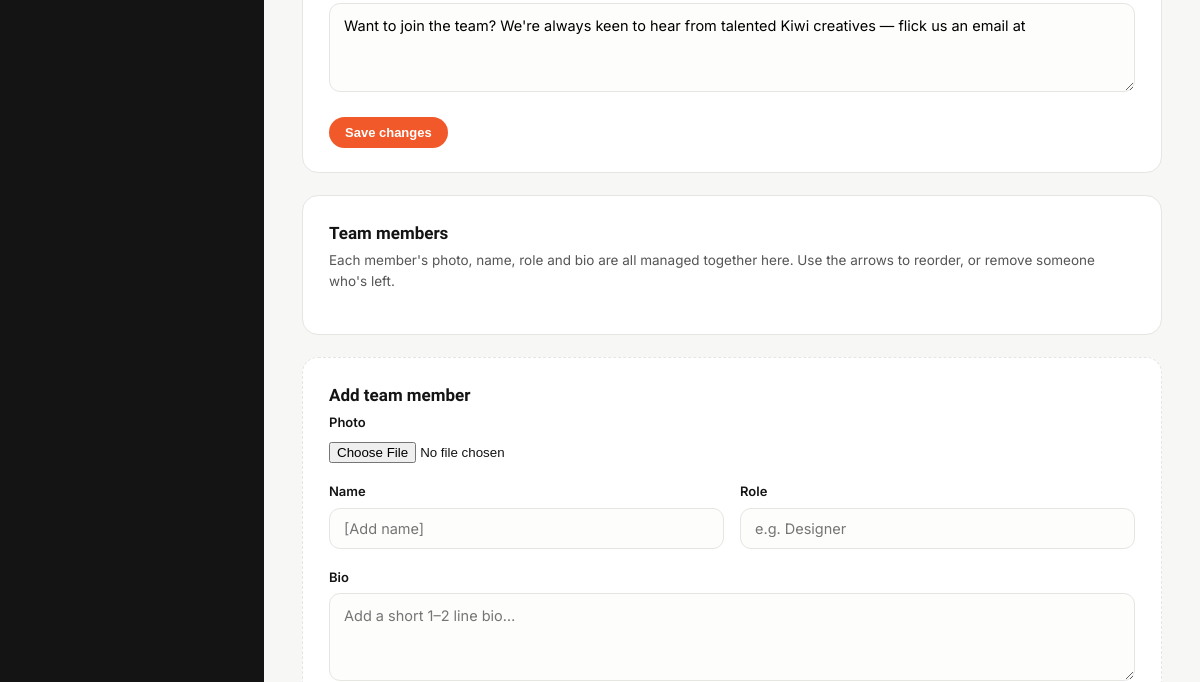
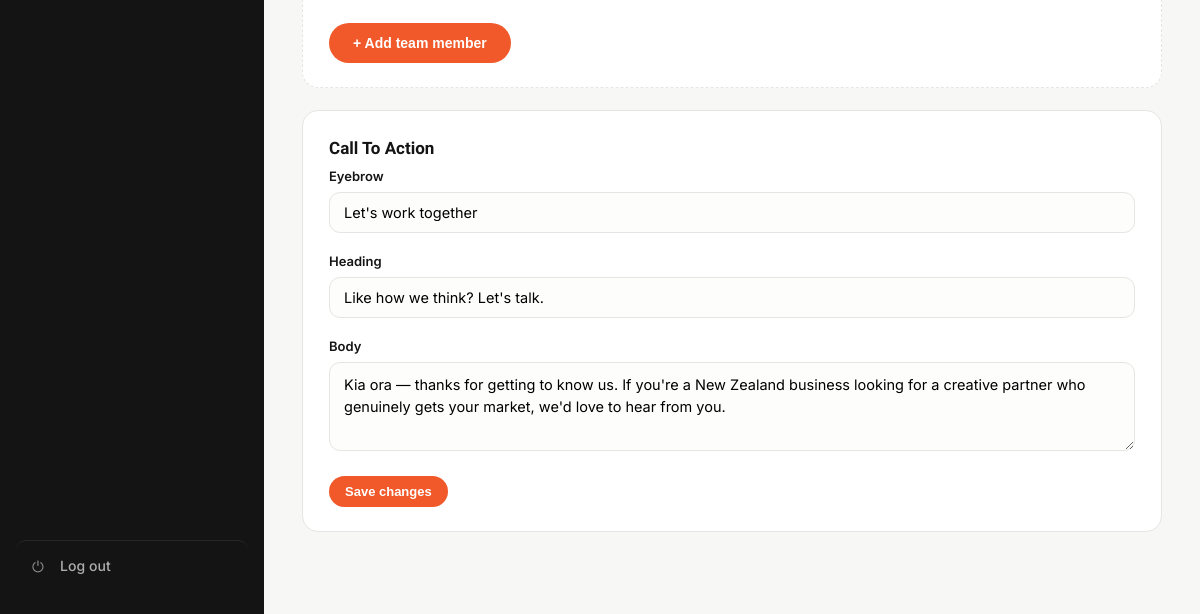
/admin/page-content.php (signed in, lower part), run on an earlier commit of the app's database (2 pictures, top to bottom).
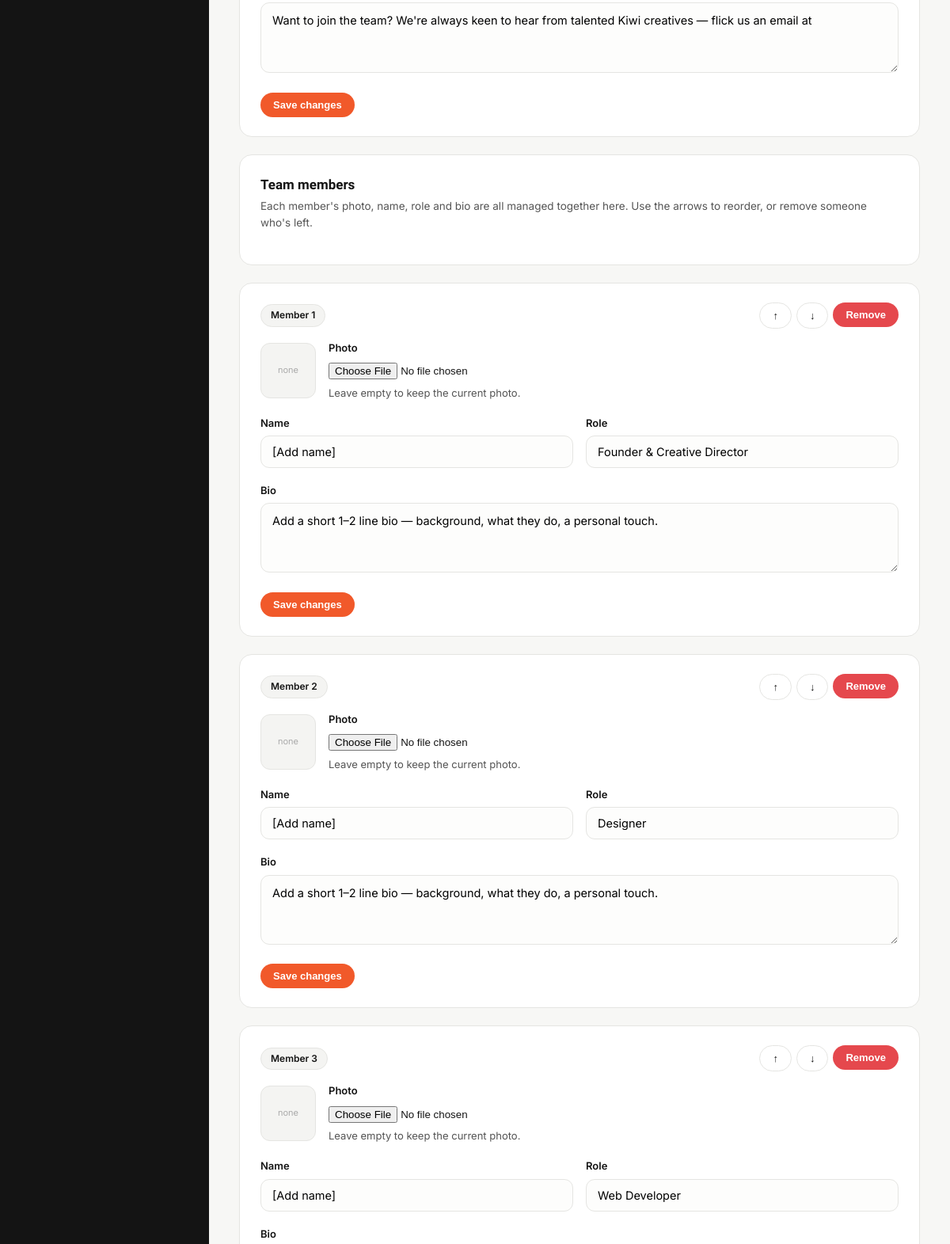
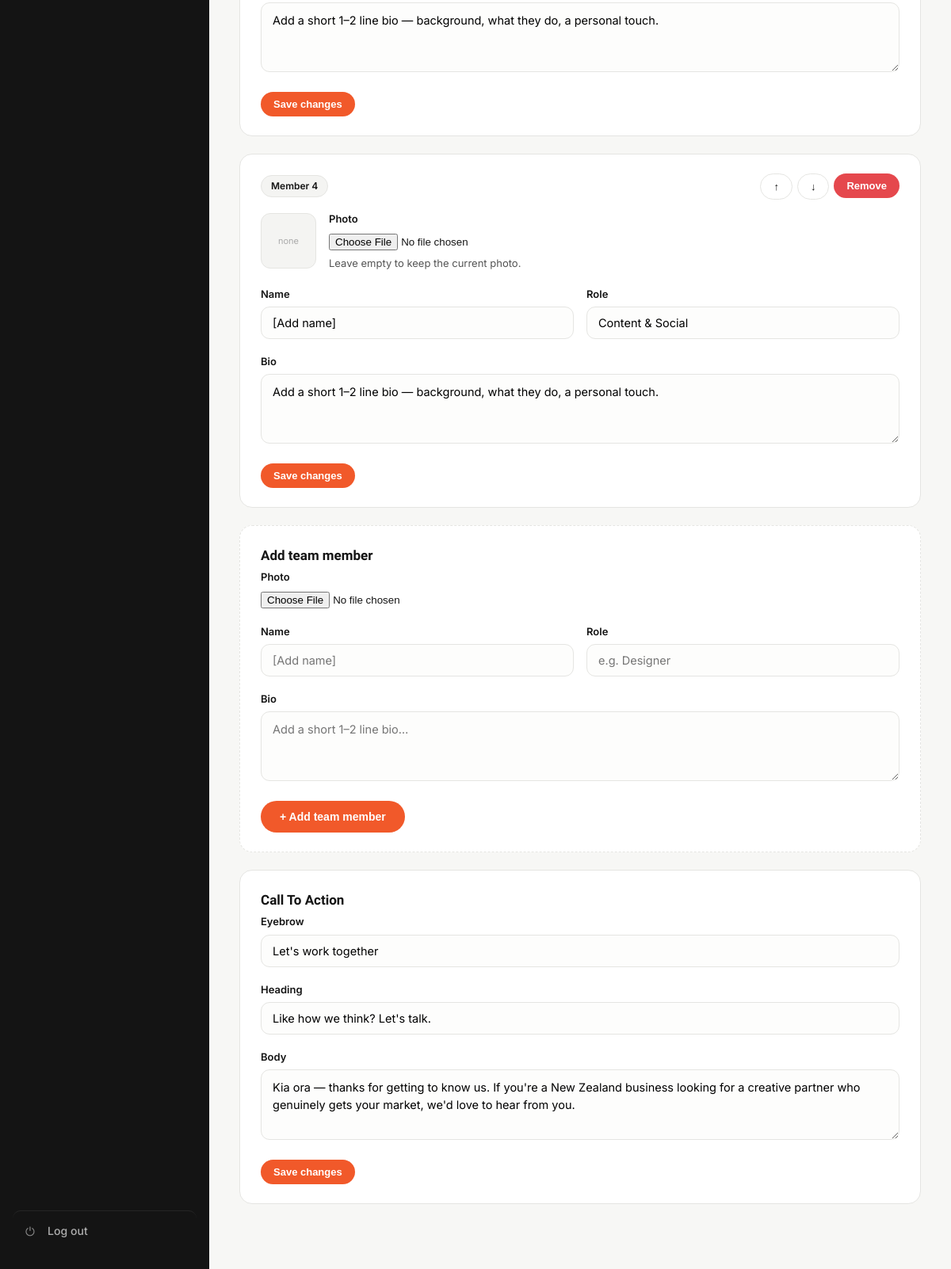
And on a later commit of the database (2 pictures, top to bottom).
### tables this page shows
CREATE TABLE IF NOT EXISTS `team_members` (
  `id` INT(11) NOT NULL AUTO_INCREMENT,
  `name` VARCHAR(120) DEFAULT NULL,
  `role` VARCHAR(120) DEFAULT NULL,
  `bio` TEXT DEFAULT NULL,
  `photo` VARCHAR(255) DEFAULT NULL,
  `sort_order` INT(11) DEFAULT 0,
  PRIMARY KEY (`id`)
);

### includes/functions.php (called while the page is built, shortened)
<?php
require_once __DIR__ . '/config.php';
function e($str) {
    return htmlspecialchars($str ?? '', ENT_QUOTES, 'UTF-8');
}
function get_content() {
    static $cache = null;
    if ($cache !== null) return $cache;
    $cache = [];
    $res = mysqli_query(db(), "SELECT content_key, content_value FROM page_content");
    if ($res) {
        while ($row = mysqli_fetch_assoc($res)) {
            $cache[$row['content_key']] = $row['content_value'];
        }
    }
    return $cache;
}
function c($key, $default = '') {
    $data = get_content();
    return isset($data[$key]) && $data[$key] !== '' ? $data[$key] : $default;
}
function get_rows($table) {
    $allowed = ['services', 'why_reasons', 'process_steps', 'stats', 'hero_slides', 'team_members'];
    $extra = ($table === 'services') ? ' WHERE is_active = 1' : '';
    $res = mysqli_query(db(), "SELECT * FROM `$table`$extra ORDER BY sort_order ASC, id ASC");
    $out = [];
    if ($res) while ($row = mysqli_fetch_assoc($res)) $out[] = $row;
    return $out;
}
    ?>

### includes/config.php (called while the page is built, shortened)
<?php
function db() {
    static $conn = null;
    if ($conn === null) {
        $conn = @mysqli_connect(DB_HOST, DB_USER, DB_PASS, DB_NAME);
        mysqli_set_charset($conn, 'utf8mb4');
    }
    return $conn;
}

### admin/page-content.php (the view, shortened to what this page needs)
<?php
$tab = $_GET['tab'] ?? 'about';
$teamTableReady = (bool) mysqli_query(db(), "SELECT 1 FROM team_members LIMIT 1");
$contact_groups = [
    'Hero' => [
        'contact_hero_eyebrow'  => ['Eyebrow', 'text', 'Contact Us'],
        'contact_hero_headline' => ['Headline', 'text', "Let's make something."],
        'contact_hero_lead'     => ['Lead paragraph', 'textarea', "Whether you've got a clear brief or just a spark of an idea, we'd love to hear from you. Tell us about your project and we'll get back to you within two business days."],
    ],
    'Details' => [
        'contact_location' => ['Location', 'text', 'New Zealand — working with clients nationwide'],
    ],
    'Follow us' => [
        'contact_social_instagram' => ['Instagram URL', 'text', '#'],
        'contact_social_facebook'  => ['Facebook URL', 'text', '#'],
        'contact_social_linkedin'  => ['LinkedIn URL', 'text', '#'],
    ],
    'Closing' => [
        'contact_closing' => ['Closing line (the email address is added automatically, from Settings)', 'textarea', "Prefer a chat? Flick us an email and we'll set up a time. No pressure, no jargon — just a friendly kōrero about your ideas:"],
    ],
];
$groups = $tab === 'about' ? $about_groups : $contact_groups;
function render_group_fields($fields) {
    foreach ($fields as $key => $meta) {
        [$label, $type, $default] = $meta;
        $val = c($key, $default);
        echo '<div class="field"><label>' . e($label) . '</label>';
        if ($type === 'textarea') {
            echo '<textarea name="field[' . e($key) . ']" rows="3">' . e($val) . '</textarea>';
        } else {
            echo '<input type="text" name="field[' . e($key) . ']" value="' . e($val) . '">';
        }
        echo '</div>';
    }
}
$teamRows = $tab === 'about' ? get_rows('team_members') : [];
require __DIR__ . '/header.php';
?>
<?php if ($tab !== 'about'): ?>
<form method="post" action="?tab=<?= e($tab) ?>">
  <input type="hidden" name="csrf" value="<?= e(csrf_token()) ?>">
  <input type="hidden" name="form_type" value="text">
  <?php foreach ($groups as $groupLabel => $fields): ?>
    <div class="card">
      <h2><?= e($groupLabel) ?></h2>
      <?php render_group_fields($fields); ?>
    </div>
  <?php endforeach; ?>
  <button class="btn" type="submit">Save all changes</button>
</form>
<?php else: ?>
    <?php render_group_fields($groups['Hero']); ?>
<form method="post" action="?tab=about">
  <div class="card">
    <button class="btn btn-sm" type="submit">Save changes</button>
  </div>
</form>
<?php if (!$teamTableReady): ?>
<div class="card">
  <h2>Team members — one-time setup needed</h2>
  <p class="sub">The team member list stores its data in a database table that doesn't exist on this site yet. Open <strong>phpMyAdmin</strong> (in cPanel), select your database, go to the <strong>SQL</strong> tab, paste the code below, and click Go. This only needs to be done once — nothing else on the site is affected.</p>
  <textarea readonly rows="12" style="font-family:monospace;font-size:12.5px;white-space:pre" onclick="this.select()">CREATE TABLE IF NOT EXISTS `team_members` (
  `id` INT(11) NOT NULL AUTO_INCREMENT,
  `name` VARCHAR(120) DEFAULT NULL,
  `role` VARCHAR(120) DEFAULT NULL,
  `bio` TEXT DEFAULT NULL,
  `photo` VARCHAR(255) DEFAULT NULL,
  `sort_order` INT(11) DEFAULT 0,
  PRIMARY KEY (`id`)
) ENGINE=InnoDB DEFAULT CHARSET=utf8mb4;
INSERT INTO `team_members` (`name`, `role`, `bio`, `photo`, `sort_order`) VALUES
('[Add name]', 'Founder & Creative Director', 'Add a short 1–2 line bio — background, what they do, a personal touch.', '', 1),
('[Add name]', 'Designer', 'Add a short 1–2 line bio — background, what they do, a personal touch.', '', 2),
('[Add name]', 'Web Developer', 'Add a short 1–2 line bio — background, what they do, a personal touch.', '', 3),
('[Add name]', 'Content & Social', 'Add a short 1–2 line bio — background, what they do, a personal touch.', '', 4);</textarea>
  <p class="muted" style="margin-top:10px">Once that's run, refresh this page and the team member editor will appear here.</p>
</div>
<?php else: ?>
<div class="card">
  <h2>Team members</h2>
  <p class="sub">Each member's photo, name, role and bio are all managed together here. Use the arrows to reorder, or remove someone who's left.</p>
</div>
<?php foreach ($teamRows as $idx => $tm): ?>
<div class="card">
  <div class="rh" style="display:flex;justify-content:space-between;align-items:center;margin-bottom:14px">
    <span class="pill">Member <?= $idx + 1 ?></span>
    <div style="display:flex;gap:6px">
      <form method="post" action="?tab=about" style="display:inline"><button class="btn btn-ghost btn-sm" <?= $idx === 0 ? 'disabled' : '' ?>>↑</button></form>
      <form method="post" action="?tab=about" style="display:inline"><button class="btn btn-ghost btn-sm" <?= $idx === count($teamRows) - 1 ? 'disabled' : '' ?>>↓</button></form>
      <form method="post" action="?tab=about" style="display:inline" onsubmit="return confirm('Remove this team member?')"><button class="btn btn-danger btn-sm">Remove</button></form>
    </div>
  </div>
  <form method="post" action="?tab=about" enctype="multipart/form-data">
    <div class="img-field" style="margin-bottom:18px">
      <?php if ($tm['photo']): ?>
        <img class="thumb" src="../<?= e($tm['photo']) ?>" alt="">
      <?php else: ?>
        <div class="thumb" style="display:grid;place-items:center;color:#aaa;font-size:11px">none</div>
      <?php endif; ?>
      <div style="flex:1">
        <label>Photo</label>
        <input type="file" name="photo" accept="image/*">
        <div class="muted" style="margin-top:6px">Leave empty to keep the current photo.</div>
      </div>
    </div>
    <div class="two">
      <div class="field"><label>Name</label><input type="text" name="name" value="<?= e($tm['name']) ?>"></div>
      <div class="field"><label>Role</label><input type="text" name="role" value="<?= e($tm['role']) ?>"></div>
    </div>
    <div class="field"><label>Bio</label><textarea name="bio" rows="2"><?= e($tm['bio']) ?></textarea></div>
    <button class="btn btn-sm" type="submit">Save changes</button>
  </form>
</div>
<?php endforeach; ?>
<div class="card" style="border-style:dashed">
  <h2>Add team member</h2>
  <form method="post" action="?tab=about" enctype="multipart/form-data">
    <div class="field"><label>Photo</label><input type="file" name="photo" accept="image/*"></div>
    <div class="two">
      <div class="field"><label>Name</label><input type="text" name="name" placeholder="[Add name]"></div>
      <div class="field"><label>Role</label><input type="text" name="role" placeholder="e.g. Designer"></div>
    </div>
    <div class="field"><label>Bio</label><textarea name="bio" rows="2" placeholder="Add a short 1–2 line bio…"></textarea></div>
    <button class="btn" type="submit">+ Add team member</button>
  </form>
</div>
<?php endif; ?>
<form method="post" action="?tab=about">
  <div class="card">
    <h2>Call To Action</h2>
    <button class="btn btn-sm" type="submit">Save changes</button>
  </div>
</form>
<?php endif; ?>
<?php require __DIR__ . '/footer.php'; ?>

### admin/header.php (shortened to what this page needs)
<!DOCTYPE html>
<html lang="en"><head>
<link rel="stylesheet" href="admin.css">
</head><body>
<div class="wrap">
  <aside class="side">
    <nav>
      <a href="logout.php" class="logout"><span class="nav-ic">⏻</span>Log out</a>
    </nav>
  </aside>
  <main class="main">

### admin/footer.php
  </main>
</div>
</body></html>

### admin/admin.css (style rules this page uses)
:root { --accent:#F1592A;--ink:#141414;--mist:#F4F4F2;--line:#e5e5e2;--ink-2:#555 }
* { box-sizing:border-box;margin:0;padding:0 }
body { font-family:'Inter',system-ui,sans-serif;background:#f7f7f5;color:var(--ink);line-height:1.55 }
a { color:inherit;text-decoration:none }
.wrap { display:flex;min-height:100vh }
.side { width:264px;background:var(--ink);color:#fff;padding:24px 16px;position:fixed;top:0;bottom:0;left:0;overflow-y:auto;display:flex;flex-direction:column }
.side nav { display:flex;flex-direction:column;flex:1 }
.side nav a { display:flex;align-items:center;gap:12px;padding:11px 12px;border-radius:10px; color:rgba(255,255,255,.66);font-size:14px;font-weight:500;margin-bottom:2px; transition:background .18s ease,color .18s ease;letter-spacing:.005em; }
.side nav a .nav-ic { width:20px;flex-shrink:0;display:inline-flex;align-items:center;justify-content:center; font-size:15px;line-height:1;color:rgba(255,255,255,.5);transition:color .18s ease; }
.side .logout { margin-top:auto;padding-top:14px;border-top:1px solid rgba(255,255,255,.08) }
.main { margin-left:264px;flex:1;padding:30px 38px 60px;max-width:1000px }
.card { background:#fff;border:1px solid var(--line);border-radius:16px;padding:24px 26px;margin-bottom:22px }
.card h2 { font-family:'Sora',sans-serif;font-size:17px;margin-bottom:4px }
.card .sub { color:var(--ink-2);font-size:13.5px;margin-bottom:18px }
label { display:block;font-size:13px;font-weight:600;margin:0 0 6px }
.field { margin-bottom:18px }
input[type=text],input[type=email],input[type=password],textarea,select { width:100%;border:1px solid var(--line);border-radius:11px;padding:11px 14px;font-family:inherit;font-size:14.5px;background:#fdfdfc;transition:.2s }
textarea { resize:vertical;min-height:88px;line-height:1.5 }
.two { display:grid;grid-template-columns:1fr 1fr;gap:16px }
.btn { display:inline-flex;align-items:center;gap:8px;background:var(--accent);color:#fff;border:0;padding:12px 24px;border-radius:100px;font-weight:600;font-size:14px;cursor:pointer;transition:.2s }
.btn-ghost { background:#fff;border:1px solid var(--line);color:var(--ink) }
.btn-sm { padding:8px 16px;font-size:13px }
.btn-danger { background:#e5484d }
.muted { color:var(--ink-2);font-size:13px }
.pill { background:var(--mist);border:1px solid var(--line);border-radius:100px;padding:4px 12px;font-size:12px;font-weight:600 }
.thumb { width:70px;height:70px;border-radius:12px;object-fit:cover;border:1px solid var(--line);background:var(--mist) }
.img-field { display:flex;gap:16px;align-items:center }

What changed in the data, as far as the page shows it:
added team_members: photo "none", name "[Add name]", role "Founder & Creative Director", bio "Add a short 1–2 line bio — background, what they do, a personal touch."
added team_members: photo "none", name "[Add name]", role "Designer", bio "Add a short 1–2 line bio — background, what they do, a personal touch."
added team_members: photo "none", name "[Add name]", role "Web Developer", bio "Add a short 1–2 line bio — background, what they do, a personal touch."
added team_members: photo "none", name "[Add name]", role "Content & Social", bio "Add a short 1–2 line bio — background, what they do, a personal touch."
